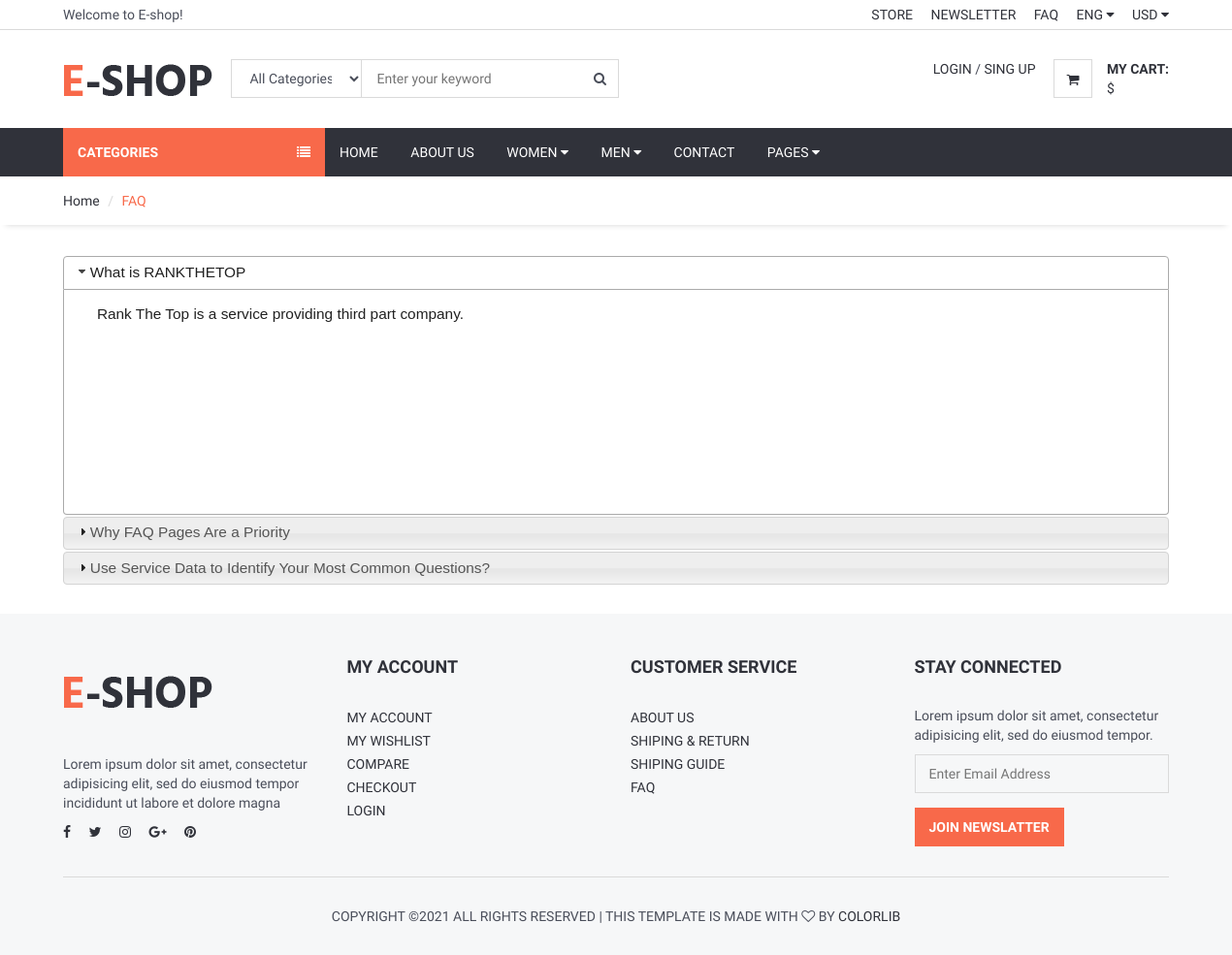
Screenshot of /faq/ with the database file from the repository.
### home/models.py (models this page shows, shortened)
class FAQ(models.Model):
    STATUS =(
    ('T','True'),
    ('F','False'),
    )
    Ordernumber = models.IntegerField()
    Question = models.CharField(max_length=200)
    Answer = RichTextUploadingField()
    Status = models.CharField(max_length=10,choices=STATUS)
    Create_at = models.DateTimeField(auto_now_add=True)
    Update_at = models.DateTimeField(auto_now=True)

### home/views.py (the view)
# urls.py: path('faq/', views.faq, name='faq')
def faq(request):
    setting = models.Setting.objects.get(pk=1)
    category = Category.objects.all()
    faq = models.FAQ.objects.filter(Status="T").order_by("Ordernumber")
    context={
        'setting':setting,
        'category':category,
        'faq': faq,
    }
    return render(request, 'faq.html', context)

### home/templates/faq.html (shortened to what this page needs)
{% extends 'homebase.html' %}
{% block sidebar %} {% include 'sidebar.html' %} {% endblock %}
{% block body %}
<div id="breadcrumb">
  <div class="container">
    <ul class="breadcrumb">
      <li><a href="">Home</a></li>
      <li class="active">FAQ</li>
    </ul>
  </div>
</div>
<div class="section">
  <div class="container">
<div id="accordion">
    {% for i in faq%}
  <h3>{{i.Question}}</h3>
  <div>
    <p>
  {{i.Answer|safe}}
    </p>
  </div>
  {% endfor %}
  </div>
  </div>
</div>
 {% endblock %}
{% block foot %} {% include 'footer.html' %} {% endblock %}

### home/static/css/style.css (style rules this page uses)
body { font-family: 'Hind', sans-serif; color: #4A4E5A; overflow-x: hidden; }
h1, h2, h3, h4, h5, h6 { color: #30323A; margin: 0 0 10px; font-weight: 700; }
ul, ol { margin: 0; padding: 0; list-style: none }
.section { padding-top: 30px; padding-bottom: 30px; }
#breadcrumb { -webkit-box-shadow: 0px 6px 6px -6px rgba(0, 0, 0, 0.175); box-shadow: 0px 6px 6px -6px rgba(0, 0, 0, 0.175); }
.breadcrumb { background-color: transparent; border: none; border-radius: 0px; padding: 15px 0px; margin: 0; }
.breadcrumb>.active { color: #F8694A; }
.breadcrumb>li+li:before { color: #DADADA; }

### rows the page displays
FAQ: Question "What is RANKTHETOP", Answer "Rank The Top is a service providing third part company."
FAQ: Question "Why FAQ Pages Are a Priority"
FAQ: Question "Use Service Data to Identify Your Most Common Questions?"
